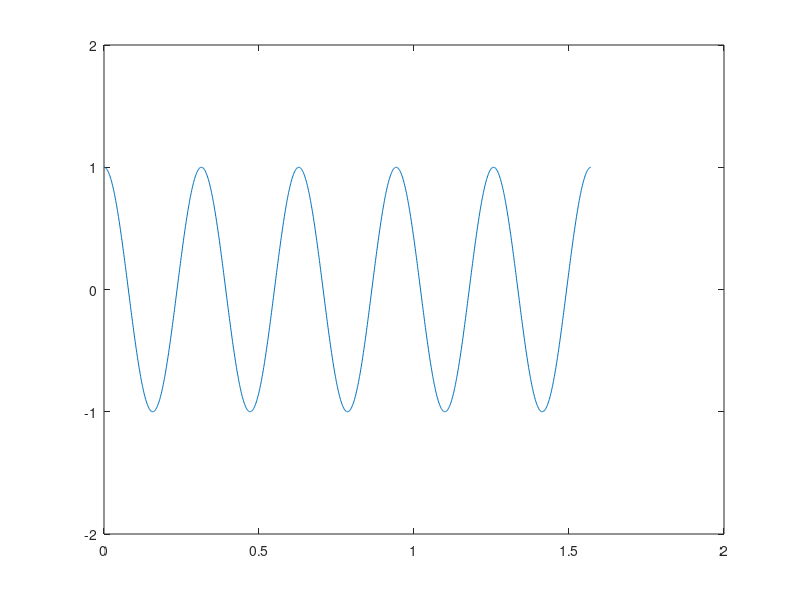

MATLAB code to generate this figure: (Note: this script raises an error after producing the figure.)

A_M = 1;                                    
OMEGA = 20;                          
Ws = 5000;                                 
Fs = Ws/(2*pi);                             
T = 1/Fs;                                 
t = [0:T:5*2*pi/OMEGA];                    
s_M = A_M*cos(OMEGA*t);                     

figure
plot(t, s_M);
ylim([-2 2]);



figure                                    
specplot(s_M, Fs);                    



A0=1;                                      
omega0 = 200;                               
phi0 = 2.5;                                   
s_AM = pmmod(s_M, OMEGA, omega0, phi0); 

figure
hold on
plot(t, s_AM);                              
plot(t, s_M, '--', 'Color', 'red'); 
hold off

figure                                      
specplot(s_AM, Fs);  
xlim([0 250]);

f = pmdemod(s_AM, OMEGA, omega0, phi0);

figure
plot(t, f);                     

figure                                      
specplot(f, omega0); 
